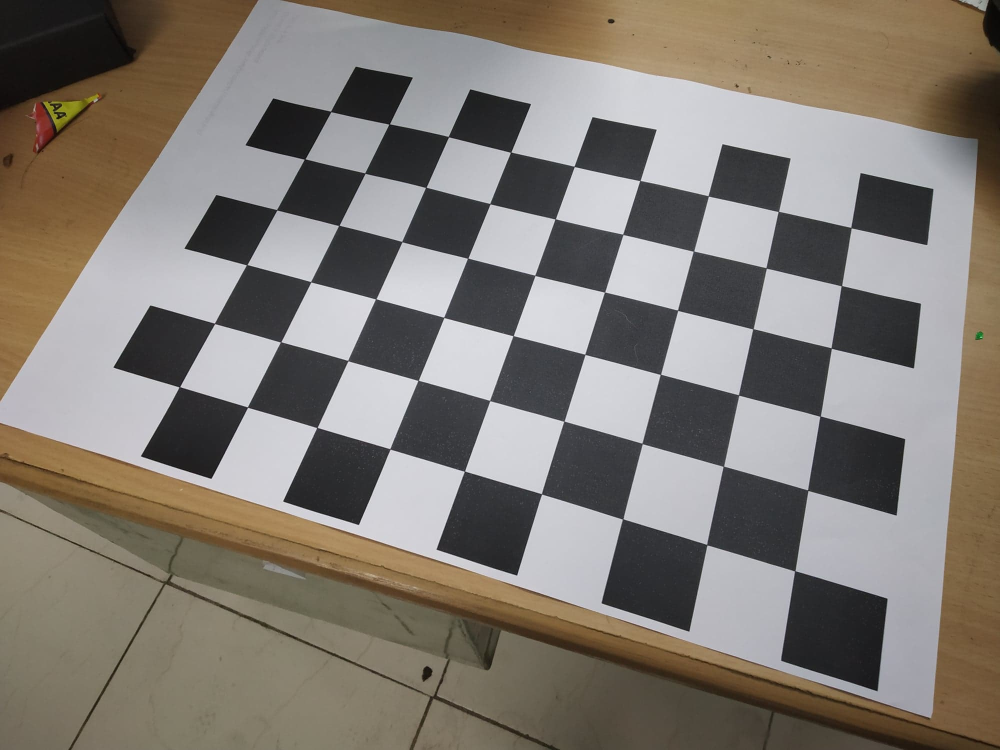
#> input picture CV/Assign1/phone_images_zhang/51024277_554399205036803_8947308869260935168_n.jpg, 2000 x 1500 px (shown at 1/2 size)
$ python domColor.py ../../../CV/Assign1/phone_images_zhang/51024277_554399205036803_8947308869260935168_n.jpg 3   (older library calls are emulated)
#> lines starting #> are read from the running program, lines starting #| are printed output that depends on the picture
#> further down, im is the input picture: PIL image 2000x1500 RGB; mean R, G, B 129, 122.5, 114.9

# Creating a function dm(im,k) to show the k dominant colors in an image im.
# Uses of this function: Display the dominant colors in an image

import matplotlib.pyplot as plt
import numpy as np
from sklearn.cluster import KMeans
import sys
from PIL import Image


def KmeansClustering(im,k):

#> called with k = 3
	im = im.resize((400,400),Image.ANTIALIAS)
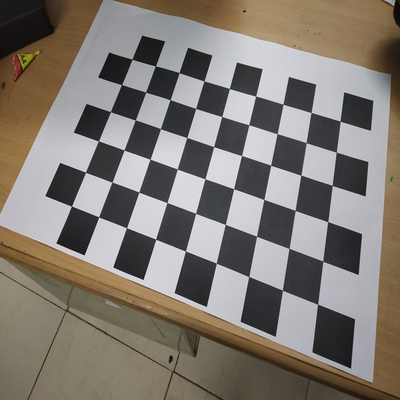
#> im: PIL image 400x400 RGB; mean R, G, B 129, 122.5, 114.9
	im = np.array(im)
	h,w = 400,400
	try:
		ch = np.shape(im)[2]
#> ch = 3
	except IndexError:
		ch = 1
	# centeroids  = np.random.randint(())
	im = im.reshape((w*h,ch))
	kmeans = KMeans(n_clusters=k)
	kmeans.fit(im)


	return kmeans.cluster_centers_.astype('uint8')

def domColors(im,k):
	# Find the least square distance

	colors = KmeansClustering(im,k)
#> colors = [[191, 191, 196], [57, 53, 50], [132, 115, 90]]
	im = np.array(im)

	try:
		h,w,c = im.shape
#> h = 1500; w = 2000; c = 3
	except IndexError:
		h,w = im.shape


	ch = h//10
#> ch = 150
	cw = w//k
#> cw = 666

	new_img = np.empty((h+ch,w,3))
	new_img[0:h , 0:w, :] = im
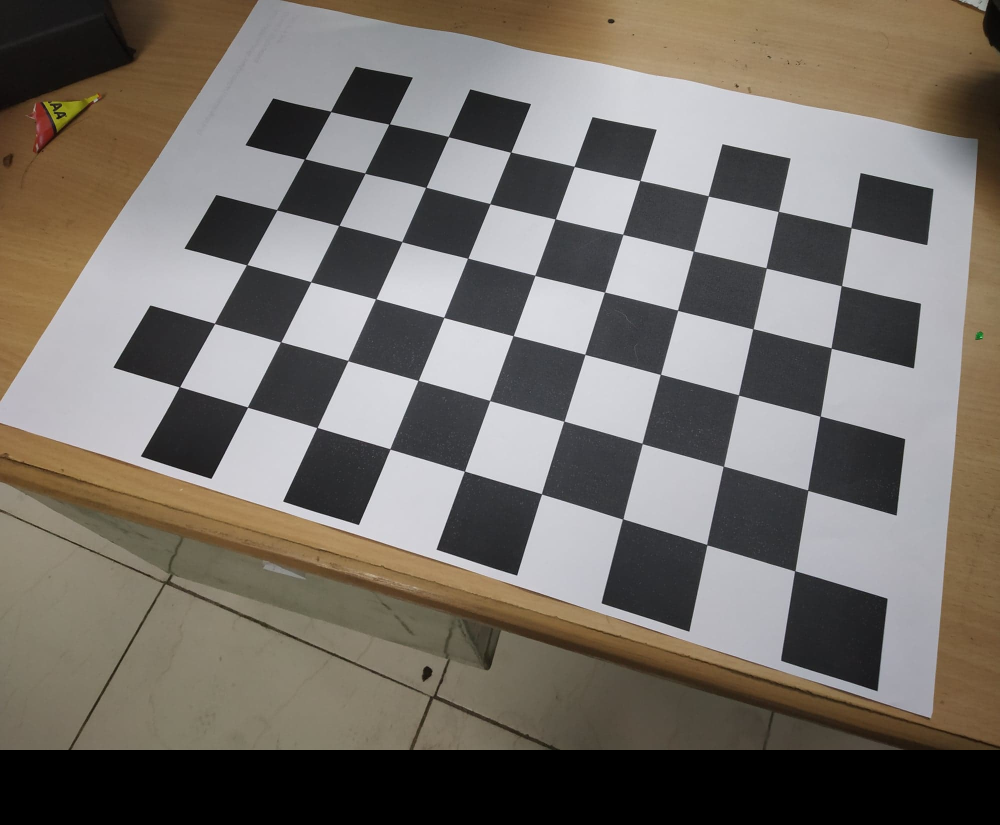
#> new_img: shape (1650, 2000, 3) float64 (shown at 1/2 size); mean R, G, B 117.3, 111.3, 104.5

	for i,color in enumerate(colors):

		new_img[h:h+ch,cw*i:cw*(i+1),:] = color[:]
#> this loop made 3 passes
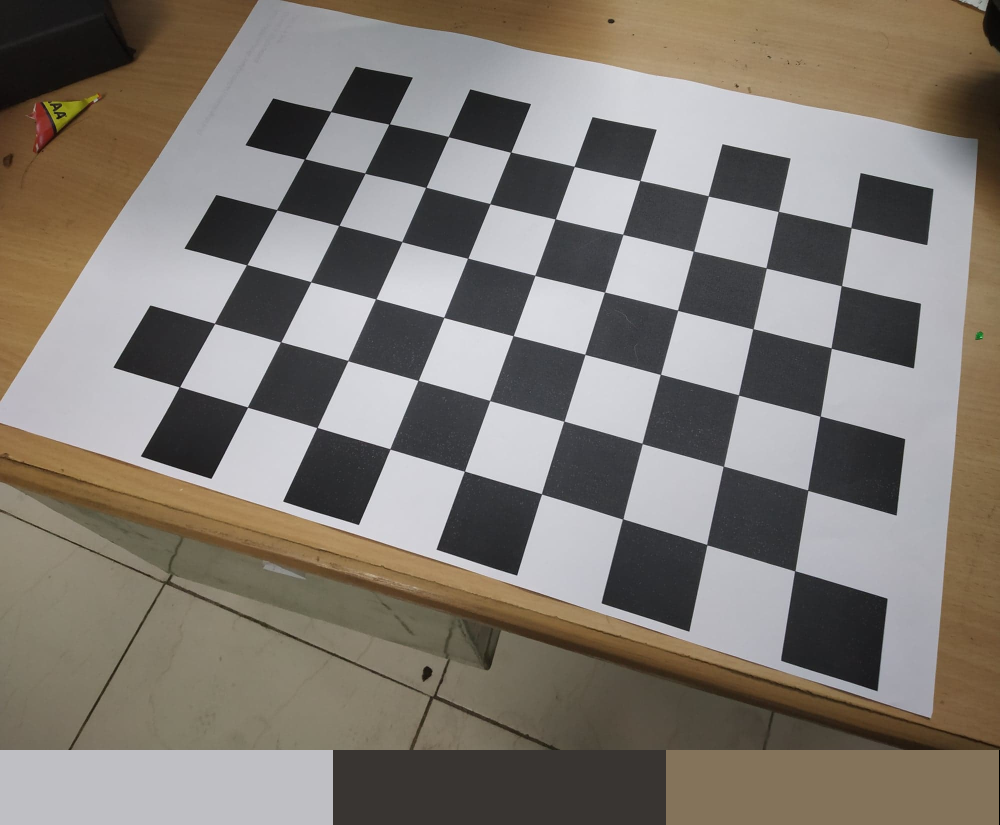
#> new_img: shape (1650, 2000, 3) float64 (shown at 1/2 size); mean R, G, B 128.8, 122.2, 114.6
		# print(new_img[h:h+200,cw*i:cw*(i+1),:],color,w+cw*i,w+cw*(i+1))
	new_img = new_img.astype('uint8')
	plt.imshow(new_img)
	plt.axis('off')
	plt.title("Dominant Colors in the image")
	plt.show()

	return colors


if __name__ == "__main__":

	# Get the input
	path = sys.argv[1]
	k = int(sys.argv[2])
	im = Image.open(path)

	# Run the function
	domColors(im,k)

$ run again, on CV/Assign1/phone_images_zhang/51141416_225570668393188_7251503975181058048_n.jpg
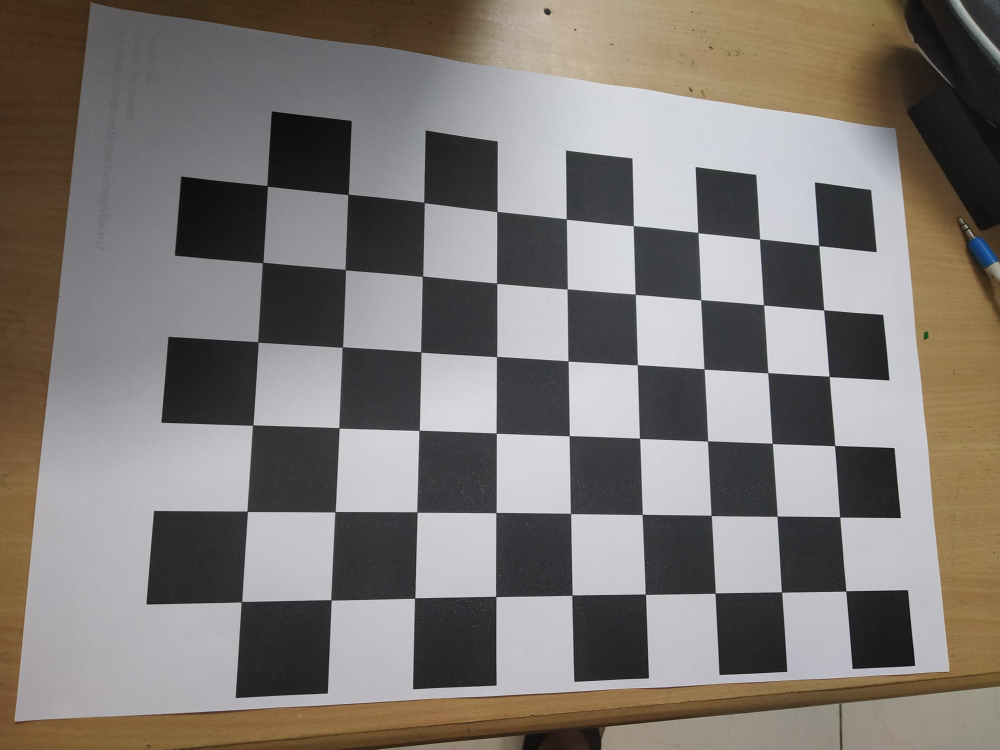
#> input picture CV/Assign1/phone_images_zhang/51141416_225570668393188_7251503975181058048_n.jpg, 2000 x 1500 px (shown at 1/2 size)
#> im is the input picture: PIL image 2000x1500 RGB; mean R, G, B 126.4, 120.9, 116.7
#> in KmeansClustering, `im = im.resize((400,400),Image.ANTIALIAS)`:
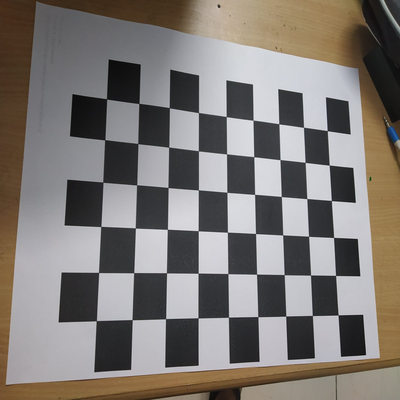
#> im: PIL image 400x400 RGB; mean R, G, B 126.4, 120.9, 116.7
#> colors = [[53, 48, 45], [193, 193, 197], [135, 122, 106]]
#> the loop in domColors, `for i,color in enumerate(colors): ` made 3 passes
#> after the loop in domColors, `for i,color in enumerate(colors):`:
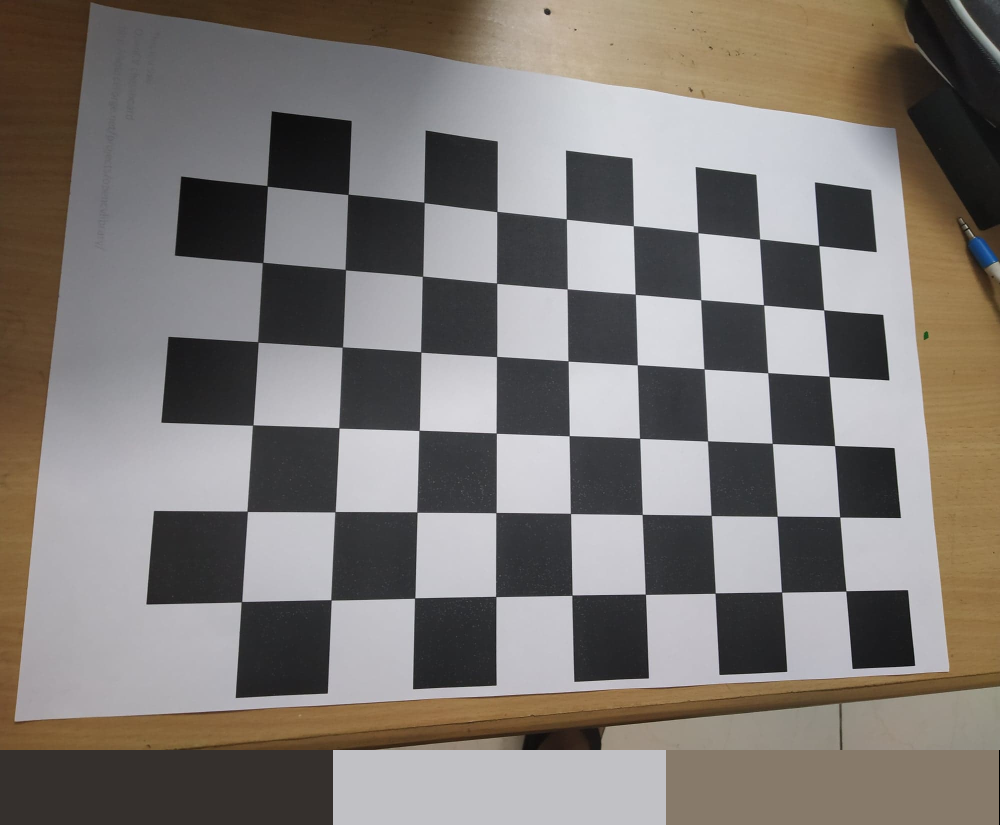
#> new_img: shape (1650, 2000, 3) float64 (shown at 1/2 size); mean R, G, B 126.5, 120.9, 116.6

$ run again, on CV/Assign1/phone_images_zhang/51145957_328299157787932_6370018115849289728_n.jpg
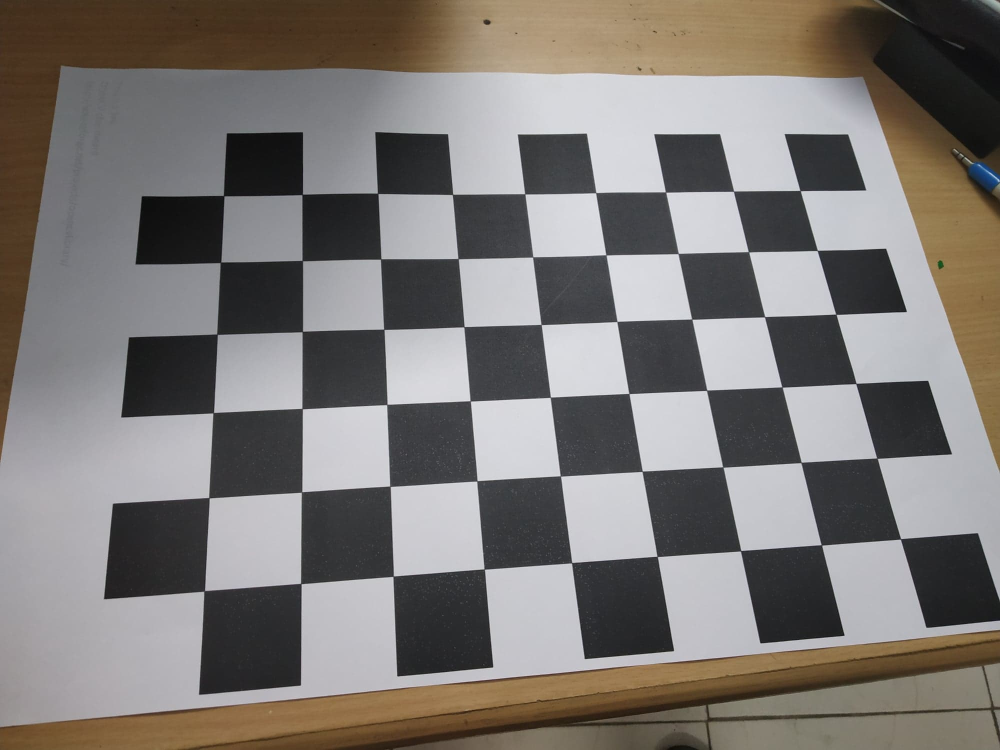
#> input picture CV/Assign1/phone_images_zhang/51145957_328299157787932_6370018115849289728_n.jpg, 2000 x 1500 px (shown at 1/2 size)
#> im is the input picture: PIL image 2000x1500 RGB; mean R, G, B 124.8, 120.4, 117.2
#> in KmeansClustering, `im = im.resize((400,400),Image.ANTIALIAS)`:
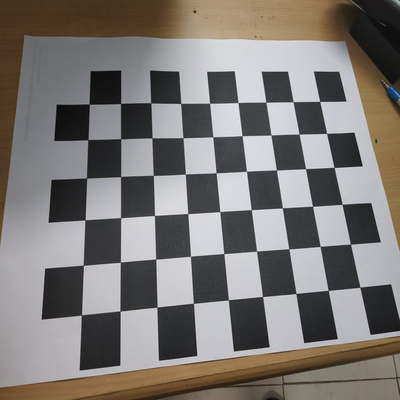
#> im: PIL image 400x400 RGB; mean R, G, B 124.8, 120.4, 117.2
#> colors = [[194, 194, 198], [56, 51, 47], [135, 124, 110]]
#> the loop in domColors, `for i,color in enumerate(colors): ` made 3 passes
#> after the loop in domColors, `for i,color in enumerate(colors):`:
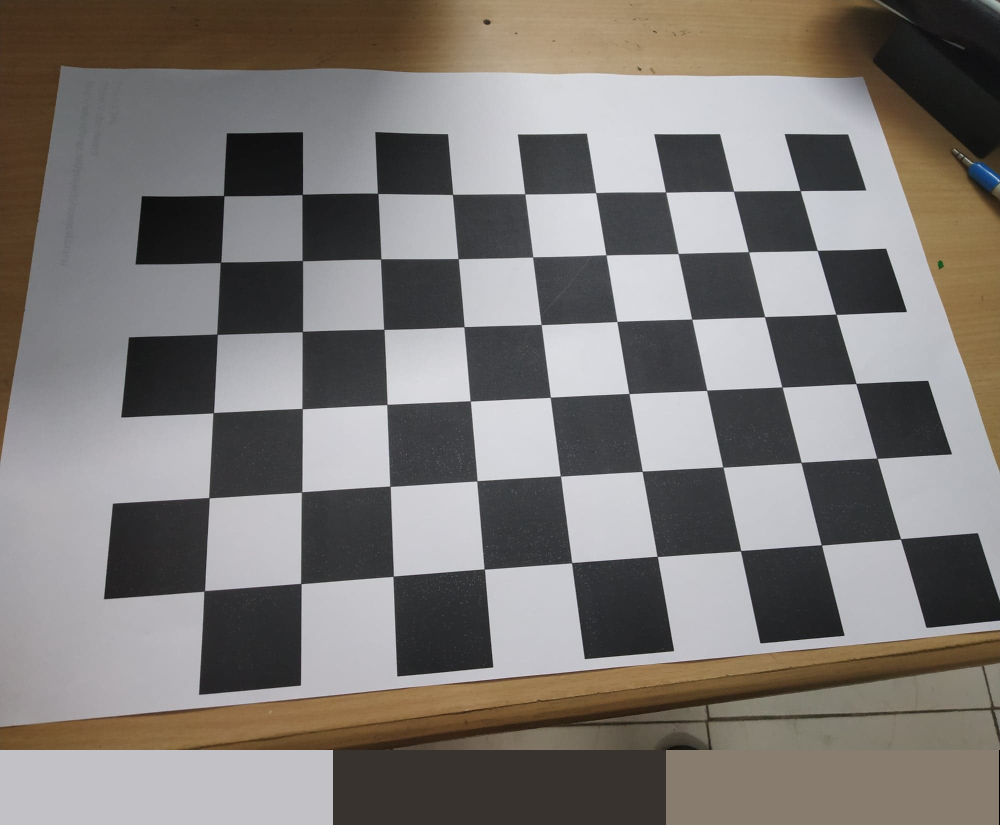
#> new_img: shape (1650, 2000, 3) float64 (shown at 1/2 size); mean R, G, B 125.1, 120.6, 117.3

$ run again, on CV/Assign1/phone_images_zhang/51392666_371744610292505_2948456647401406464_n.jpg
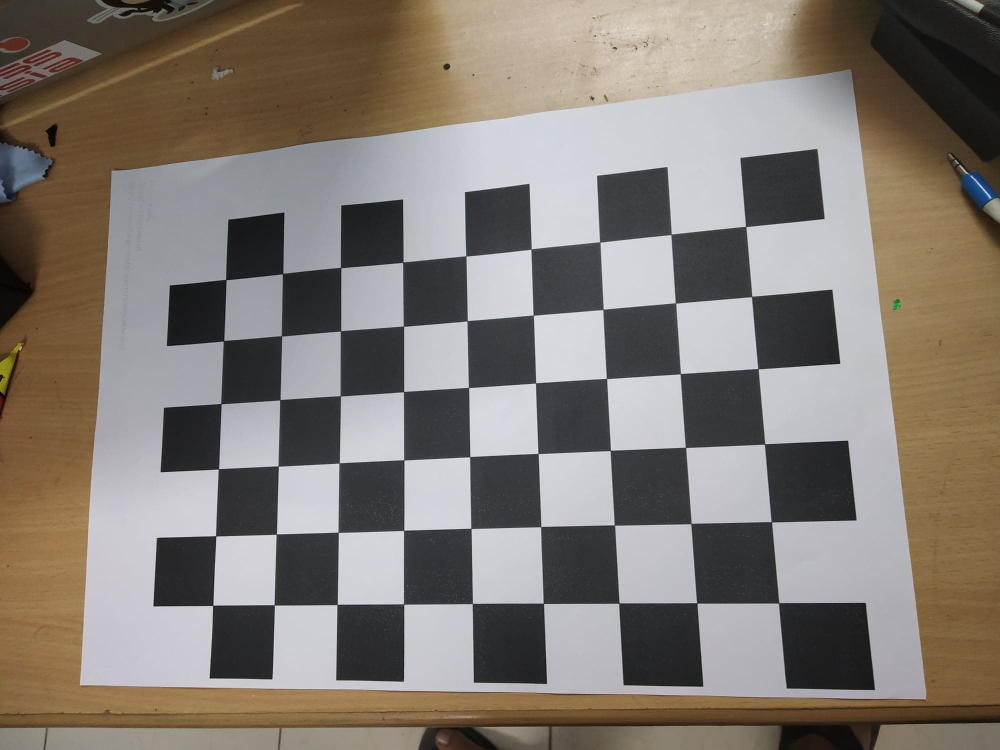
#> input picture CV/Assign1/phone_images_zhang/51392666_371744610292505_2948456647401406464_n.jpg, 2000 x 1500 px (shown at 1/2 size)
#> im is the input picture: PIL image 2000x1500 RGB; mean R, G, B 130.3, 122.6, 115.1
#> in KmeansClustering, `im = im.resize((400,400),Image.ANTIALIAS)`:
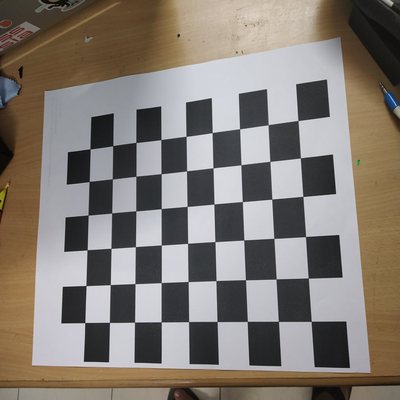
#> im: PIL image 400x400 RGB; mean R, G, B 130.3, 122.6, 115.1
#> colors = [[191, 190, 193], [57, 52, 47], [133, 111, 80]]
#> the loop in domColors, `for i,color in enumerate(colors): ` made 3 passes
#> after the loop in domColors, `for i,color in enumerate(colors):`:
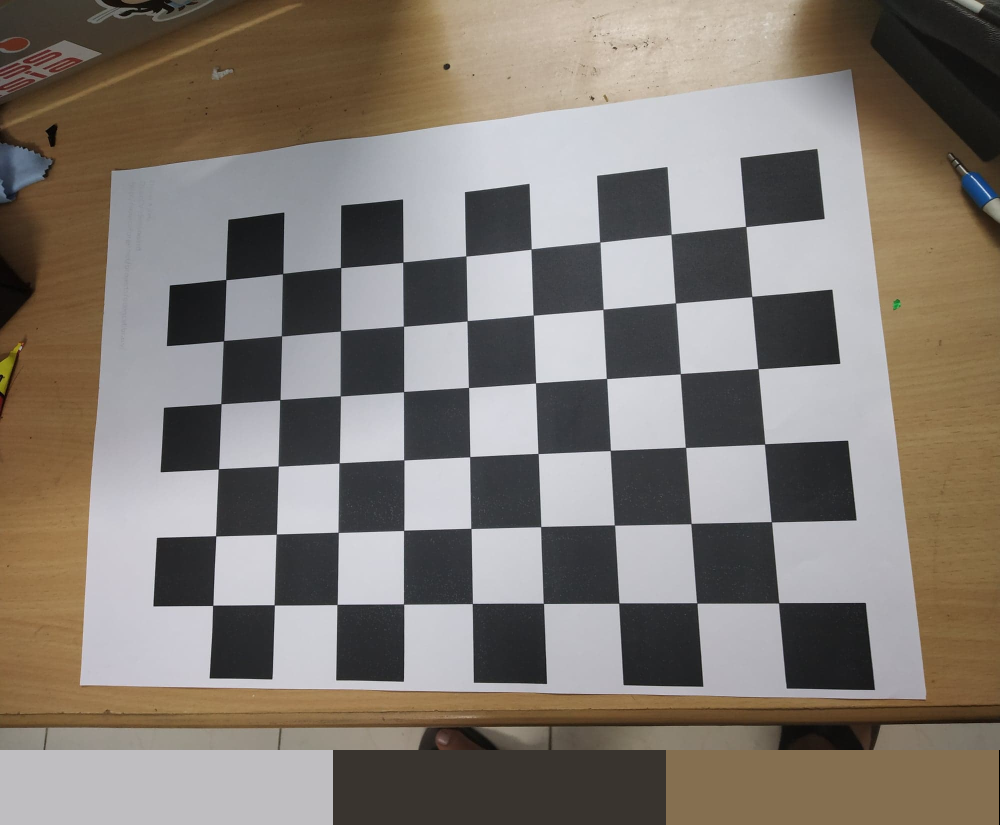
#> new_img: shape (1650, 2000, 3) float64 (shown at 1/2 size); mean R, G, B 130, 122.2, 114.3
